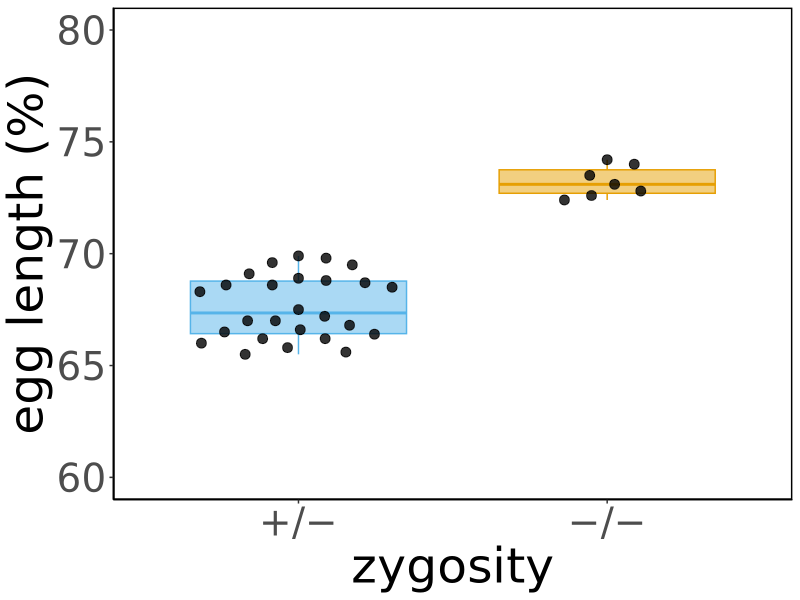
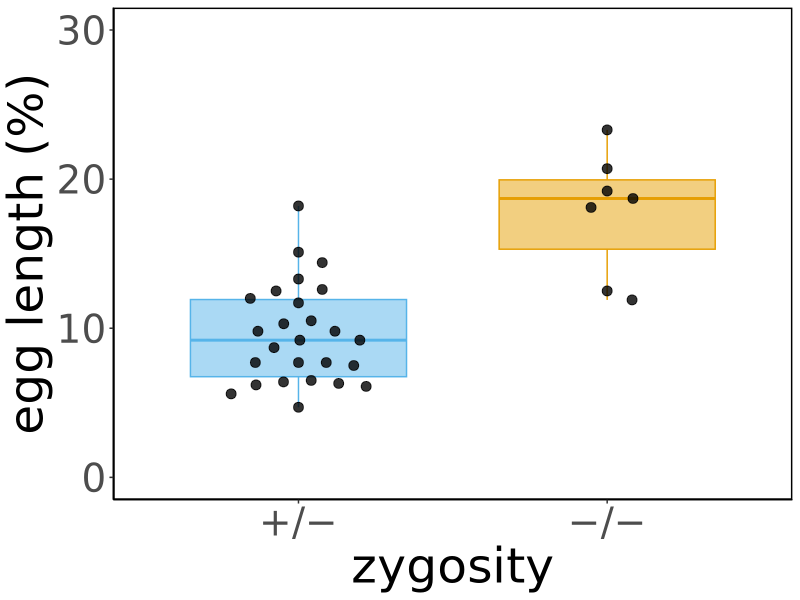
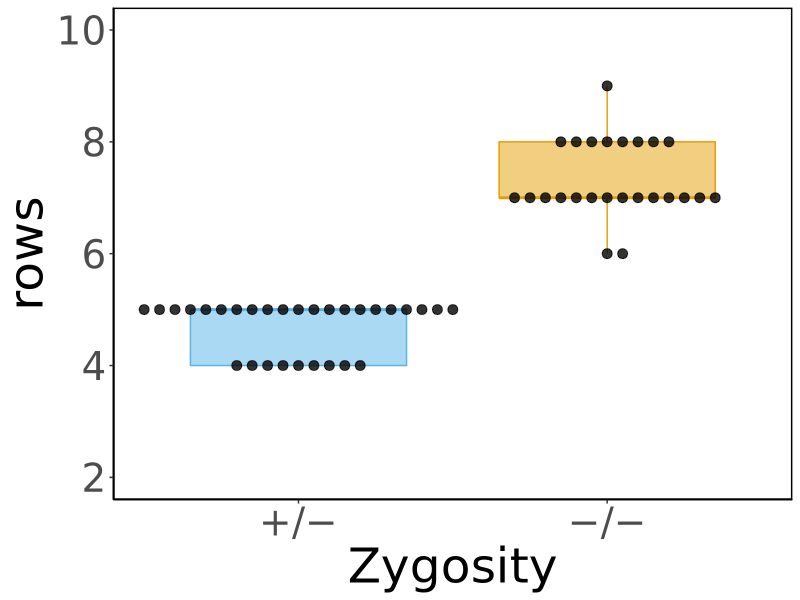
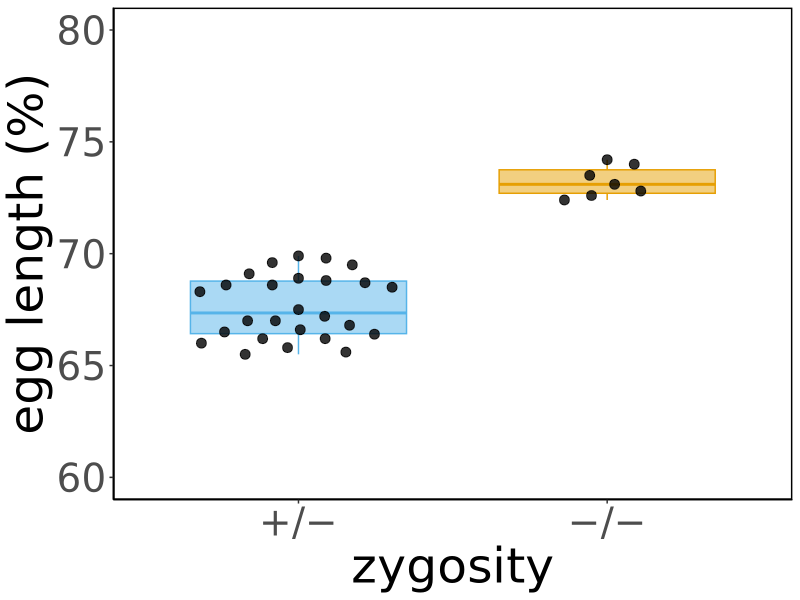
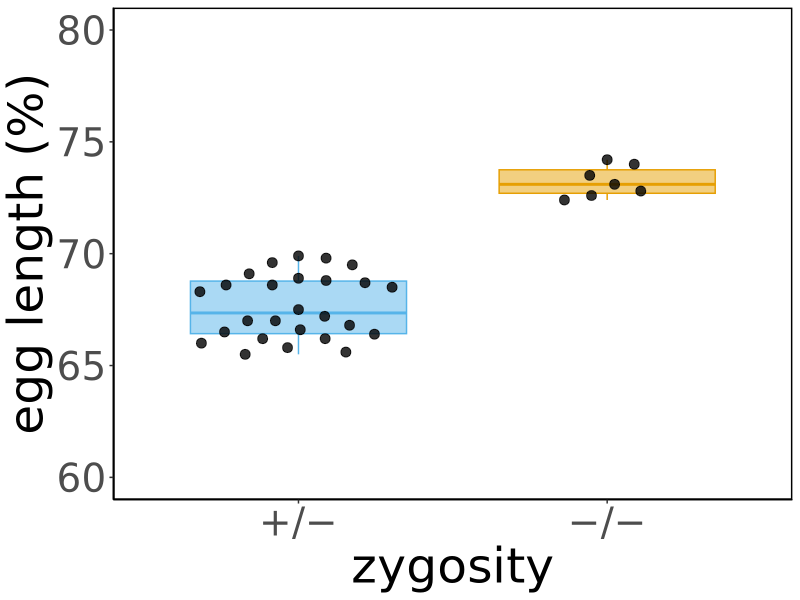
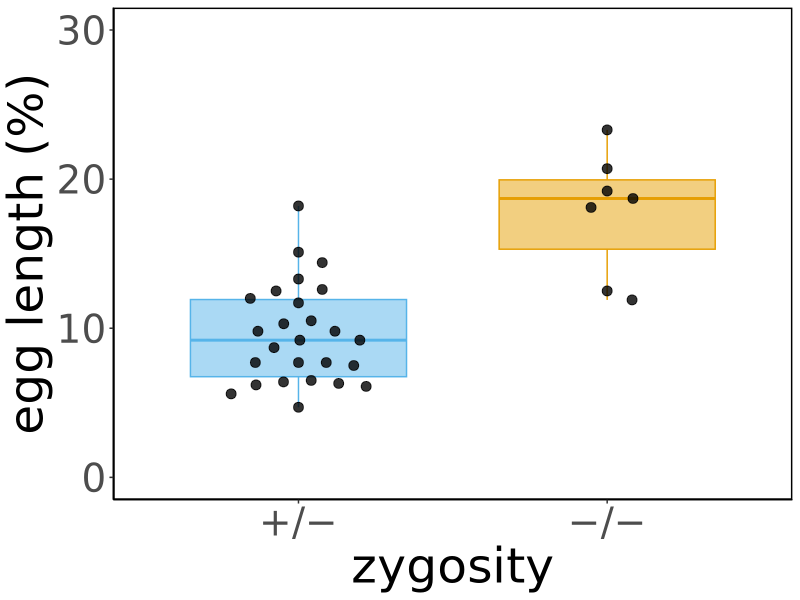
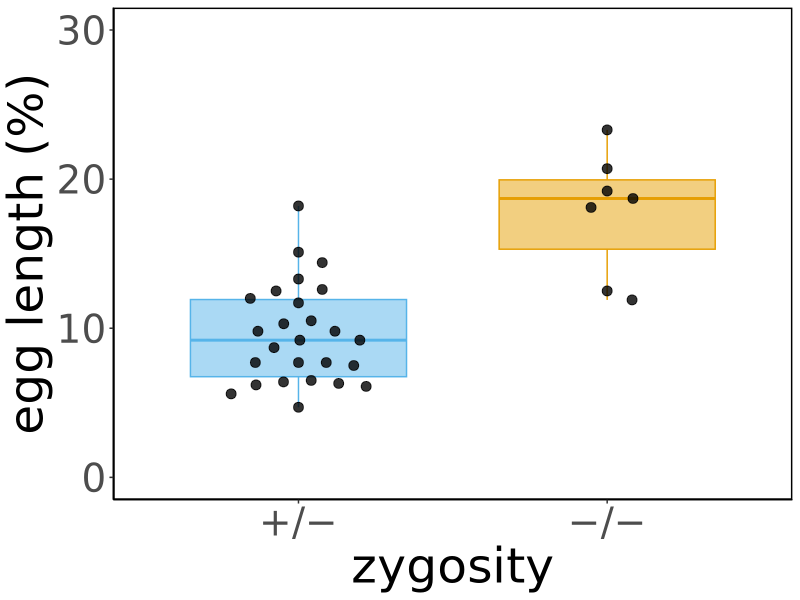
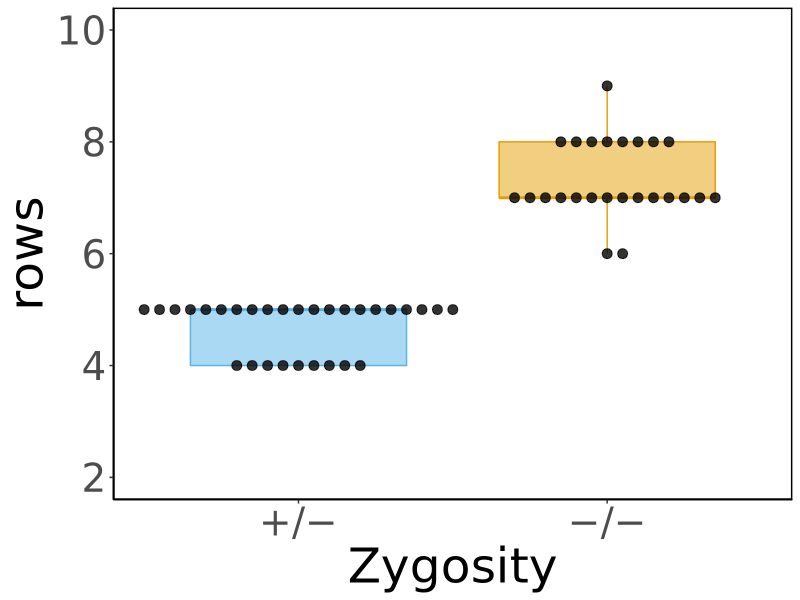

These figures' R source, in order:
## ---- chunk 1
knitr::opts_chunk$set(echo = TRUE, tidy = TRUE, cache = FALSE)
knitr::opts_knit$set(root.dir = getwd())
library(ggplot2)
library(ggbeeswarm)
## ---- chunk 2
measurements <- read.csv("slp_measurements.csv")
## ---- chunk 3
# Print statistics
by(measurements, measurements$zygosity, summary)

# Save to file
capture.output(by(measurements, measurements$zygosity, summary), file = "stats.txt")
## ---- chunk 4
ggplot(measurements, aes(zygosity, position_cf, fill = zygosity)) +
  geom_boxplot(aes(color = zygosity), show.legend = FALSE, alpha = 0.5, outlier.shape = NA, width = 0.7, position = position_dodge(width = 1.0)) +
  geom_point(alpha = 0.8, size = 3, show.legend = FALSE, position = position_beeswarm(priority = "descending", dodge.width = 1.0, cex = 4.5)) +
  scale_y_continuous(limits = c(60,80)) +
  scale_x_discrete(labels = c("+/−", "−/−")) +
  scale_fill_manual(values=c("#56b4e9", "#e69f03")) +
  scale_color_manual(values=c("#56b4e9", "#e69f03")) +
  labs(x = "zygosity", y = "egg length (%)") +
  theme_classic(base_family = "DejaVu Sans") +
  theme(text = element_text(size = 35),
        strip.background = element_blank(),
        panel.background = element_rect(colour = "black", linewidth = 1)
        )
ggsave("2-plots/cf_pct_position.png", width = 6, height = 6)
ggsave("2-plots/cf_pct_position.svg", width = 6, height = 6)
## ---- chunk 5
ggplot(measurements, aes(zygosity, position_gb, fill = zygosity)) +
  geom_boxplot(aes(color = zygosity), show.legend = FALSE, alpha = 0.5, outlier.shape = NA, width = 0.7, position = position_dodge(width = 1.0)) +
  geom_point(alpha = 0.8, size = 3, show.legend = FALSE, position = position_beeswarm(priority = "descending", dodge.width = 1.0, cex = 4.5)) +
  scale_y_continuous(limits = c(0,30)) +
  scale_x_discrete(labels = c("+/−", "−/−")) +
  scale_fill_manual(values=c("#56b4e9", "#e69f03")) +
  scale_color_manual(values=c("#56b4e9", "#e69f03")) +
  labs(x = "zygosity", y = "egg length (%)") +
  theme_classic(base_family = "DejaVu Sans") +
  theme(text = element_text(size = 35),
        strip.background = element_blank(),
        panel.background = element_rect(colour = "black", linewidth = 1)
        )
ggsave("2-plots/gb_pct_position.png", width = 6, height = 6)
ggsave("2-plots/gb_pct_position.svg", width = 6, height = 6)
## ---- chunk 6
sink('tests.txt')

print("Testing normality of distribution")
shapiro.test(measurements$position_cf)
shapiro.test(measurements$position_gb)
shapiro.test(measurements[measurements$zygosity == "heterozygote",]$position_cf)
shapiro.test(measurements[measurements$zygosity == "homozygote",]$position_cf)
shapiro.test(measurements[measurements$zygosity == "heterozygote",]$position_gb)
shapiro.test(measurements[measurements$zygosity == "homozygote",]$position_gb)

print("Testing for difference between samples")
wilcox.test(measurements[measurements$zygosity == "heterozygote",]$position_cf,
            measurements[measurements$zygosity == "homozygote",]$position_cf)
wilcox.test(measurements[measurements$zygosity == "heterozygote",]$position_gb,
            measurements[measurements$zygosity == "homozygote",]$position_gb)

print("t-test just to get the difference between sample means")
t.test(measurements[measurements$zygosity == "heterozygote",]$position_cf,
       measurements[measurements$zygosity == "homozygote",]$position_cf,
       var.equal = FALSE)
t.test(measurements[measurements$zygosity == "heterozygote",]$position_gb,
       measurements[measurements$zygosity == "homozygote",]$position_gb,
       var.equal = FALSE)

sink()
## ---- chunk 7
# Load row counts
rows <- read.csv("slp_rows.csv")
# Print statistics
by(rows, rows$zygosity, summary)
# Save to file
capture.output(by(rows, rows$zygosity, summary), file = "rows.txt")
# Plot
ggplot(rows, aes(zygosity, rows, fill = zygosity)) +
  geom_boxplot(aes(color = zygosity), show.legend = FALSE, alpha = 0.5, outlier.shape = NA, width = 0.7, position = position_dodge(width = 1.0)) +
  geom_point(alpha = 0.8, size = 3, show.legend = FALSE, position = position_beeswarm(priority = "descending", dodge.width = 1.0, cex = 2.5)) +
  scale_y_continuous(limits = c(2,10)) +
  scale_x_discrete(labels = c("+/−", "−/−")) +
  scale_fill_manual(values=c("#56b4e9", "#e69f03")) +
  scale_color_manual(values=c("#56b4e9", "#e69f03")) +
  labs(x = "Zygosity", y = "rows") +
  theme_classic(base_family = "DejaVu Sans") +
  theme(text = element_text(size = 35),
        strip.background = element_blank(),
        panel.background = element_rect(colour = "black", linewidth = 1)
        )
ggsave("2-plots/rows_between_eve1_eve2.png", width = 6, height = 6)
ggsave("2-plots/rows_between_eve1_eve2.svg", width = 6, height = 6)
